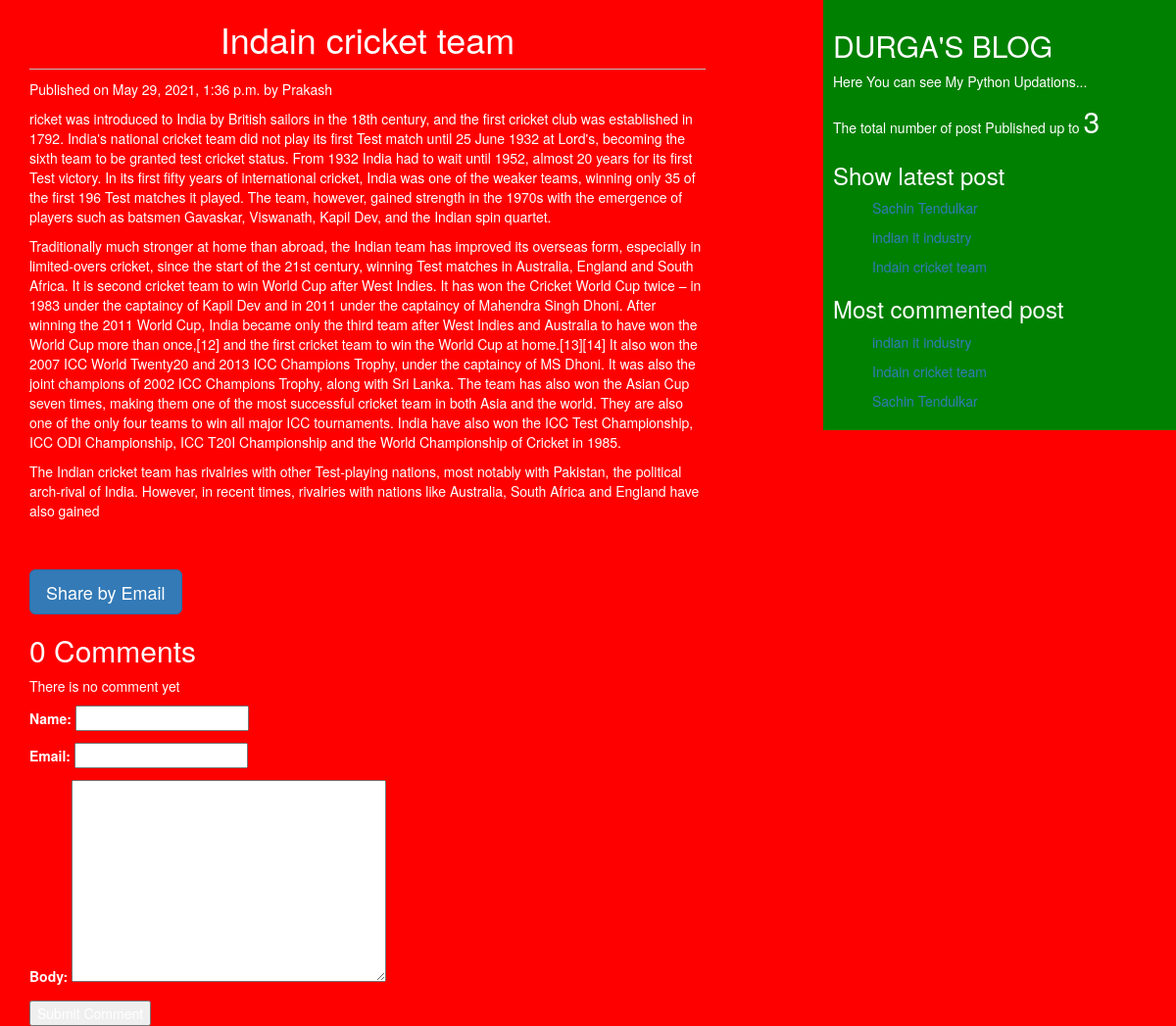
Screenshot of /2021/05/29/indain-cricket-team/ with the database file from the repository.
### blog/models.py (models this page shows, shortened)
class Post(models.Model):
    STATUS_CHOICES=(('draft','Draft'),('published','Published'))
    title=models.CharField(max_length=264)
    slug=models.SlugField(max_length=264,unique_for_date='publish')
    author=models.ForeignKey(User,related_name='blog_posts',on_delete=models.CASCADE)
    body=models.TextField()
    publish=models.DateTimeField(default=timezone.now)
    created=models.DateTimeField(auto_now_add=True)
    updated=models.DateTimeField(auto_now=True)
    status=models.CharField(max_length=10,choices=STATUS_CHOICES,default='draft')
    objects=CustomManager()
    tags = TaggableManager()
    class Meta:
        ordering=('-publish',)
    def get_absolute_url(self):
        return reverse('post_detail',args=[self.publish.year,
                                    self.publish.strftime('%m'),
                                    self.publish.strftime('%d'),
                                                        self.slug])

### blog/views.py (the view)
# urls.py: re_path(r'^(?P<year>\d{4})/(?P<month>\d{2})/(?P<day>\d{2})/(?P<post>[-\w]+)/$', views.post_detail_view,name='post_detail'),
def post_detail_view(request,year,month,day,post):
    post=get_object_or_404(Post,slug=post,
                            status='published',
                            publish__year=year,
                            publish__month=month,
                            publish__day=day)
    comments=post.comments.filter(active=True)
    csubmit = False
    if request.method =="POST":
        form=CommentForm(data=request.POST)
        if form.is_valid():
            new_comment=form.save(commit=False)
            new_comment.post=post
            new_comment.save()
            csubmit=True
    else:
        form=CommentForm()
    return render(request,'blog/post_detail.html',{'post':post,'form':form,'comments':comments,'csubmit':csubmit})

### blog/forms.py
class CommentForm(forms.ModelForm):
    class Meta:
        model=Comment
        fields=('name','email','body')

### blog/models.py (called while the page is built)
    def get_queryset(self):
        return super().get_queryset().filter(status='published')

### blog/templatetags/blog_post.py (called while the page is built)
@register.simple_tag
def total_post():
    return Post.objects.count()

@register.inclusion_tag('blog/latest_post.html')
def show_latest_post(count=3):
    latest_post =Post.objects.order_by('-publish')[:count]
    return {'latest_post':latest_post}

@register.inclusion_tag('blog/most_commented_post.html')
def get_most_commented_posts(count=5):
    most_commented_post =  Post.objects.annotate(total_comment = Count('comments')).order_by('-total_comment')[:count]
    return {'ms':most_commented_post}

### templates/blog/post_detail.html (shortened to what this page needs)
<!DOCTYPE html>
{%extends 'blog/base.html'%}
{%block content%}
<h1>{{post.title}}</h1>
 <p id='date'>Published on {{post.publish}} by {{post.author|title}}</p>
  {{post.body|linebreaks}}
  <br><br>
  <a href="/{{post.id}}/share" class="btn btn-lg btn-primary" target="__blank">Share by Email</a>
  {% with comments.count as comments_count %}
  <h2>{{comments_count}} Comment{{comments_count|pluralize}}</h2>
  {% endwith%}
  {%if comments%}
  {%for comment in comments %}
  <p id='ch'> comment {{forloop.counter}} by {{comment.name}} on {{comment.created}}</p>
  <div class="cb">{{comment.body|linebreaks}}</div>
  {%endfor%}
  {%else%}
  <p>There is no comment yet </p>
  {%endif%}
  {%if csubmit %}
  <h2>Your Comment Added Succefully</h2>
  {%else%}
  <form method="POST">
      {{form.as_p}}
    <input type="submit" name="" value="Submit Comment">
</form>
 {%endif%}
 {%endblock%}

### templates/blog/latest_post.html
<ul>
    {%for post in latest_post%}
    <p><a href="{{post.get_absolute_url}}">{{post.title}}</a></p>
    {%endfor%}
</ul>

### templates/blog/most_commented_post.html
<ul>
    {%for post in ms%}
    <p><a href="{{post.get_absolute_url}}">{{post.title}}</a></p>
    {%endfor%}
</ul>

### static/css/blog.css (style rules this page uses)
h1 { text-align: center; border-bottom: 1px solid #bbb; padding: 0 0 10px 0; }
body { background: red; color:white; }

### rows the page displays
Post: title "Indain cricket team", publish "May 29, 2021, 1:36 p.m.", author "Prakash", body "ricket was introduced to India by British sailors in the 18th century, and the first cricket club was established in 1792. India's national cricket team did not play its first Test match until 25 June 1932 at Lord's, becoming the sixth team to be granted test cricket status. From 1932 India had to wait until 1952, almost 20 years for its first Test victory. In its first fifty years of international cricket, India was one of the weaker teams, winning only 35 of the first 196 Test matches it played. The team, however, gained strength in the 1970s with the emergence of players such as batsmen Gavaskar, Viswanath, Kapil Dev, and the Indian spin quartet. Traditionally much stronger at home than…"
Post: title "Sachin Tendulkar"
Post: title "indian it industry"

### other values shown
{{ comments_count }} "0"
